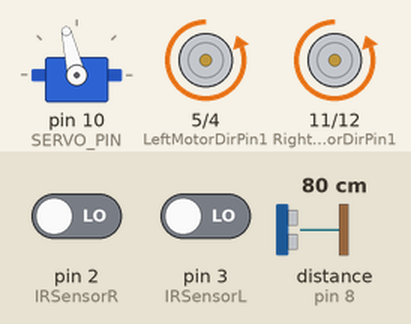
Recording of a sketch running on a simulated Arduino Uno, built with avr-gcc and run on an emulated ATmega328P. On the bench: servo, motor-driver pin pairs drawn as motors (green arrow = first pin HIGH = forward, orange = second pin HIGH = backward, longer = more drive, scaled by the enable pin). The test bench sets the inputs (shaded band); at power-on: distance to the obstacle (sensor on pin 8) 80 cm, pin 2 (IRSensorR) LOW, pin 3 (IRSensorL) LOW. The echo pulse lasts 58.3 µs per cm.

Above: at 1.4 s.
1.5 s: distance to the obstacle (sensor on pin 8) set to 7 cm
3.0 s: distance to the obstacle (sensor on pin 8) set to 4 cm
At 3.7 s:
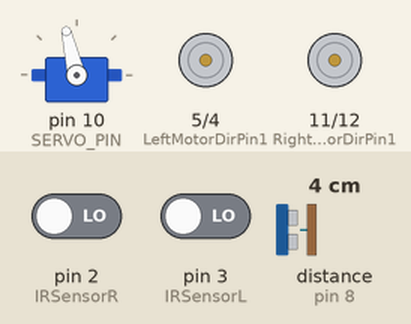
At 4.2 s:
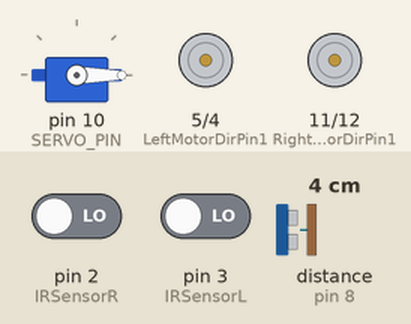
6.0 s: distance to the obstacle (sensor on pin 8) set to 17 cm
9.0 s: distance to the obstacle (sensor on pin 8) set to 22 cm
At 10.4 s:
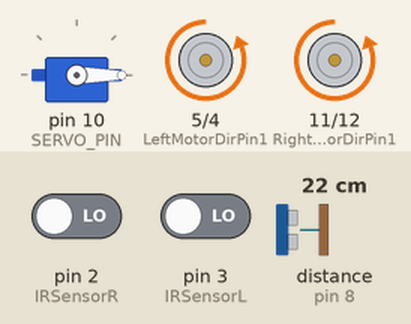
12.0 s: distance to the obstacle (sensor on pin 8) set to 2 cm
Timing chart, 0 to 16.0 s (numbered marks = the images above; inputs shaded):
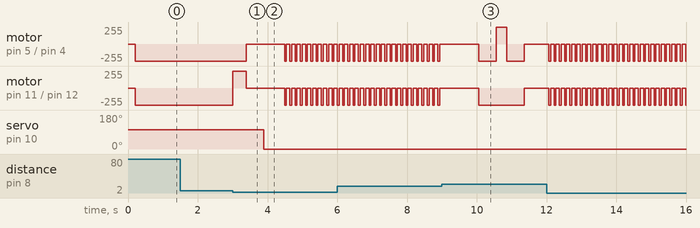

Measured:
- the behaviour switches between 6 and 5 cm on distance to the obstacle (sensor on pin 8) (found by bisection; images 0 and 1)
- the behaviour switches between 19 and 20 cm on distance to the obstacle (sensor on pin 8) (found by bisection; images 2 and 3)
- after the input at 1.5 s, every drawn part: stays the same
- after the input at 3.0 s, motor on pin 5 (LeftMotorDirPin1) / pin 4 (LeftMotorDirPin2): backward 255/255 → stopped after 0.39 s, then repeats every 0.15 s: backward 255/255 0.05 s, stopped 0.10 s; servo on pin 10 (SERVO_PIN): 103° → 0° after 0.89 s
- by itself, motor on pin 11 (RightMotorDirPin1) / pin 12 (RightMotorDirPin2): alternates backward 255/255 for 0.05 s and stopped for 0.10 s

The sketch:

LineFollowingObstacleAvoidanceUS.ino
```cpp
#include <Servo.h>  //Libraries for Servo motor and ultrasonic sensor
#include <NewPing.h>

#define speedPinR 9 // motor Right Enable + 2 direction Pin
#define RightMotorDirPin1 11
#define RightMotorDirPin2 12
#define speedPinL 6 // motor Left Enable + 2 direction Pin
#define LeftMotorDirPin1 5
#define LeftMotorDirPin2 4

#define SERVO_PIN 10

#define Echo_PIN 8  //ultrasonic sensors pin
#define Trig_PIN 13

#define SPEED 255
#define max_dist 200 //maximum distance for ultrasonic sensor, if distance >200 return 0

#define IRSensorL 3 //IR left sensor
#define IRSensorR 2 //IR right sensor

int cm;
bool turning;
int counter;


NewPing sonar(Trig_PIN, Echo_PIN, max_dist);
Servo servo;

 void followLine(){
    //Reading sensors, if HIGH (BLACK Line) or LOW (No Line), if black line on Sensor Right, we go Right and contrary
    int valueLeft= digitalRead(IRSensorL);
    int valueRight = digitalRead(IRSensorR);

    if(valueLeft == HIGH && valueRight == LOW){
      go_Left();
  } else if (valueLeft == LOW &&  valueRight == HIGH){
      go_Right();
  } else{
      go_Advance();
  }
    }

void set_Motorspeed(){  //set_Motorspeed(int value, int value) to change the speed of motors
  analogWrite(speedPinL, 255);
  analogWrite(speedPinR, 255);
  }

void go_Advance(){
    digitalWrite(RightMotorDirPin1, LOW);
    digitalWrite(RightMotorDirPin2, HIGH);
    digitalWrite(LeftMotorDirPin1, LOW);
    digitalWrite(LeftMotorDirPin2, HIGH);
    set_Motorspeed();
  }

 void go_Back(){
    digitalWrite(RightMotorDirPin1, HIGH);
    digitalWrite(RightMotorDirPin2, LOW);
    digitalWrite(LeftMotorDirPin1, HIGH);
    digitalWrite(LeftMotorDirPin2, LOW);
    set_Motorspeed();
  }

  void go_Right(){  //one motor forward, second motor backward
    digitalWrite(RightMotorDirPin1, LOW);
    digitalWrite(RightMotorDirPin2, HIGH);
    digitalWrite(LeftMotorDirPin1, HIGH);
    digitalWrite(LeftMotorDirPin2, LOW);
    set_Motorspeed();
  }

   void go_Left(){ //one motor forward, second motor backward
    digitalWrite(RightMotorDirPin1, HIGH);
    digitalWrite(RightMotorDirPin2, LOW);
    digitalWrite(LeftMotorDirPin1, LOW);
    digitalWrite(LeftMotorDirPin2, HIGH);
    set_Motorspeed();
  }

   void stop_Stop(){
    digitalWrite(RightMotorDirPin1, LOW);
    digitalWrite(RightMotorDirPin2, LOW);
    digitalWrite(LeftMotorDirPin1, LOW);
    digitalWrite(LeftMotorDirPin2, LOW);
    set_Motorspeed();
  }

int readDistance(){
  int cm = sonar.ping_cm();
  return cm;
  }

void setup() {
  pinMode(RightMotorDirPin1, OUTPUT);
  pinMode(RightMotorDirPin2, OUTPUT);
  pinMode(speedPinL, OUTPUT);
  pinMode(LeftMotorDirPin1, OUTPUT);
  pinMode(LeftMotorDirPin2, OUTPUT);
  pinMode(speedPinR, OUTPUT);
  pinMode(Trig_PIN, OUTPUT);
  pinMode(Echo_PIN, INPUT);
  pinMode(IRSensorL, INPUT);
  pinMode(IRSensorR, INPUT);

  servo.attach(SERVO_PIN);
  servo.write(103); //Our servo motor works bad, 103 = 90 degree
  delay(200);
  Serial.begin(9600);
  stop_Stop();
  counter = 0;
}

void loop() {

      int counter2 = 0;
      cm = readDistance();  //we read the distance continuosly, and increase the counter to avoid false values

      if(cm<=5 && cm != 0){
      counter++;
      }

     if(counter >= 10){ //when the counter reach the target we start the avoiding step
      counter=0; //reset the counter
      stop_Stop();
      turning = true;

      go_Left();
      delay(380); //tune the delay in order to have 90° turning
      stop_Stop();
      delay(500);
      servo.write(0); //turn the servo on the right to look at the obstacle
      delay(500);

      while(turning){
        delay(100);
        cm = readDistance(); //while turning we check if the obstacle is still ahead by reading the distance
        if (cm < 20 && cm != 0){ //if we detect the obstacle we go ahead
          go_Advance();
          delay(50);
          stop_Stop();
         }
          else {
              counter2++; //if we do not detect the obstacle we increase a counter to be sure that there is not anymore an obstacle
            }
        if(counter2 > 10){ // when counter reaches the target, we go forward to let also the body of the car pass the obstacle
          go_Advance();
          delay(500);
          stop_Stop();
          turning = false;
          }
      }

      go_Right(); //then we go right, and we repeat the operation
      delay(310);
      go_Advance();
      delay(500);
      stop_Stop();
      delay(500);
      turning = true;
      counter2 = 0;

        while(turning){
        delay(100);
        cm = readDistance();
         if (cm < 20 && cm != 0){
          go_Advance();
          delay(50);
          stop_Stop();
          }
          else {
              counter2++;
            }
            if(counter2 > 10){
              go_Advance();
              delay(500);
              stop_Stop();
              turning = false;
              }
      }
      go_Right();
      delay(305);
      stop_Stop();
      delay(500);
      turning = true;

      while(turning){ // on the last turn, we continue to go forward until we see the line, then we come back to follow the line
         int valueLeft= digitalRead(IRSensorL);
         int valueRight = digitalRead(IRSensorR);
         if(valueLeft == LOW || valueRight == LOW){
            go_Advance();
            delay(50);
            stop_Stop();
          } else{ // line found
            turning = false;
            go_Left();
            delay(300);
            stop_Stop();
            servo.write(103);
            }
              }
    } else {
      followLine();
      }
}
```
